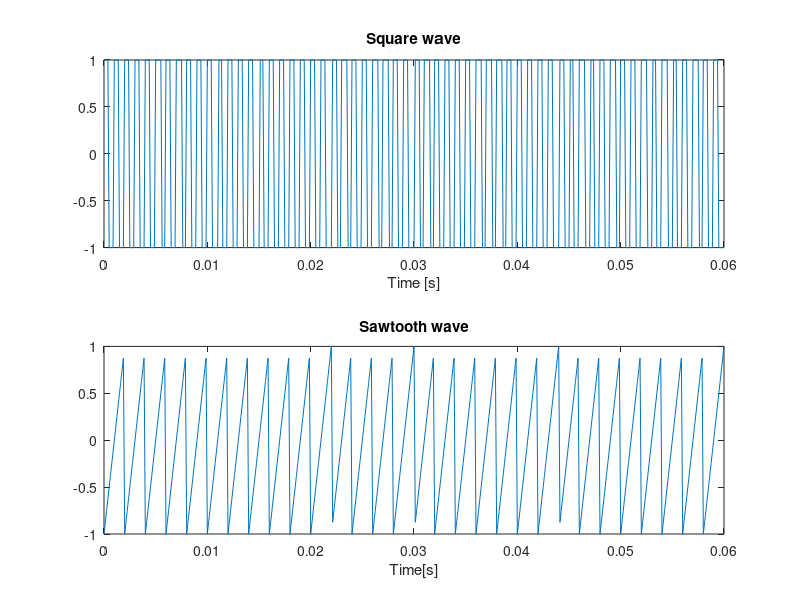
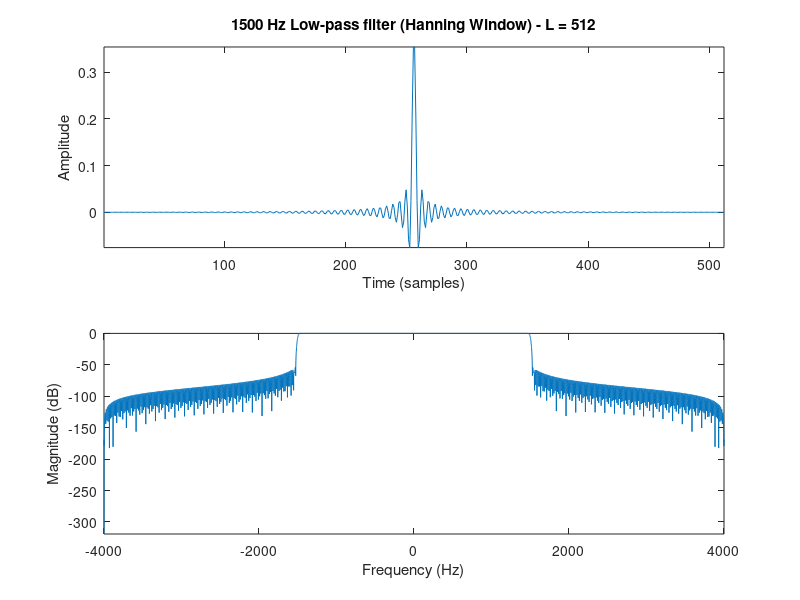
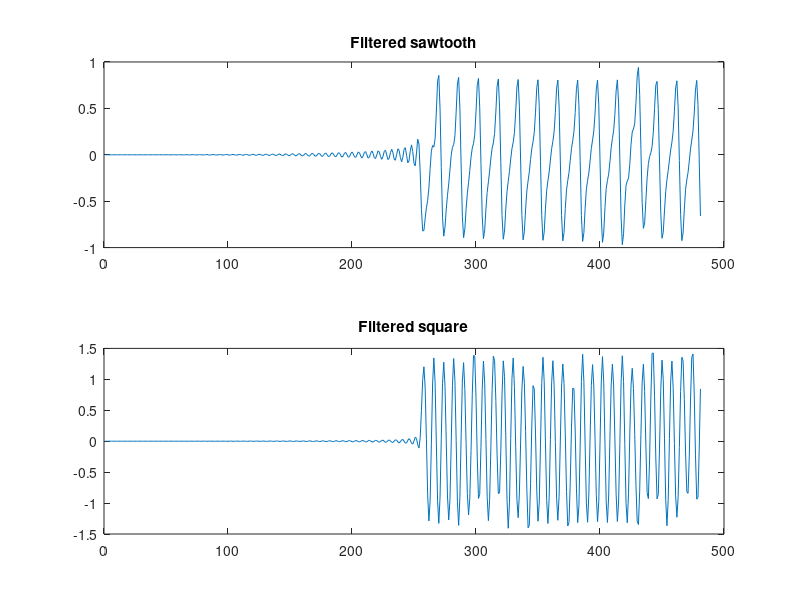

Write the MATLAB code that produced these figures, in order.
%%%%%%%%%%%%%%%%%%%%%%%%%%%%%%%%%%%%%%%%%%%%%%%%%%%%%%%%%%%%%%%%%%%%%%%%%%%
% Overlap and add                            
% Audio Signals course
% 2021
% Zhang Zheng
% Exercise 1
% %%%%%%%%%%%%%%%%%%%%%%%%%%%%%%%%%%%%%%%%%%%%%%%%%%%%%%%%%%%%%%%%%%%%%%%%%
clc
clear
close all

%% FIR filtering example
% Generate a signal with a sawtooth and square wave. The sampling 
% frequency is equal to 8kHz and the fundamental frequency is 500Hz and 
% 1kHz. The signal length is 0.06s. 

fs = 8000;         % Sample frequency [Hz]
ts = 1/fs;          % Sample period [s]
t = 0:ts:0.06;     % Time axis [s]
f1 = 500;           % Frequency of the sinusoid [Hz]
f2 = 1000;
xSawtooth = sawtooth(2*pi*f1*t);
xSquare = square(2*pi*f2*t);

% Plot the signals
figure()
subplot(2,1,1)
plot(t, xSquare)
xlabel('Time [s]'), title('Square wave')
subplot(2,1,2)
plot(t, xSawtooth)
xlabel('Time[s]'), title('Sawtooth wave');

% Design an ideal low pass filter with cut off frequency 1.5kHz. The filter
% length in samples is 512. Smooth the ideal filter with an hamming window.
% (hint: doc hamming)

L = 512; % filter length
fc = 1500; % cutoff frequency
% Design the filter using the window method
nfilt = (-(L-1)/2:(L-1)/2); % We center the since in the vector
hideal = sin(2*pi*fc*nfilt/fs) ./ (pi*nfilt);
h = hamming(L)'.* hideal; % Smooth the sinc with hamming window

% Plot the filter in time and the magnitude of its spectrum in one window

figure();
subplot(2,1,1);
plot(h);
axis tight
xlabel('Time (samples)');
ylabel('Amplitude');
title('1500 Hz Low-pass filter (Hanning Window) - L = 512');

subplot(2,1,2);
f_ax = linspace(-fs/2,fs/2,fs);
plot(f_ax,20*log10(abs(fftshift(fft(h,fs)))));
axis tight
xlabel('Frequency (Hz)');
ylabel('Magnitude (dB)');

% Filter the sawtooth and the square with the filters in time domain and
% plot the output of the filtering

ySawtooth = conv(xSawtooth, h);
ySquare = conv(xSquare, h);

% or use filter
ySawtooth = filter(h, 1, xSawtooth);
ySquare = filter(h, 1, xSquare);

% Plot the results 
figure()
subplot(2,1,1)
plot(ySawtooth)
title('Filtered sawtooth')
subplot(2,1,2)
plot(ySquare)
title('Filtered square')

% Comment the results, what do you expect to see in the spectrum of the
% output signals?







